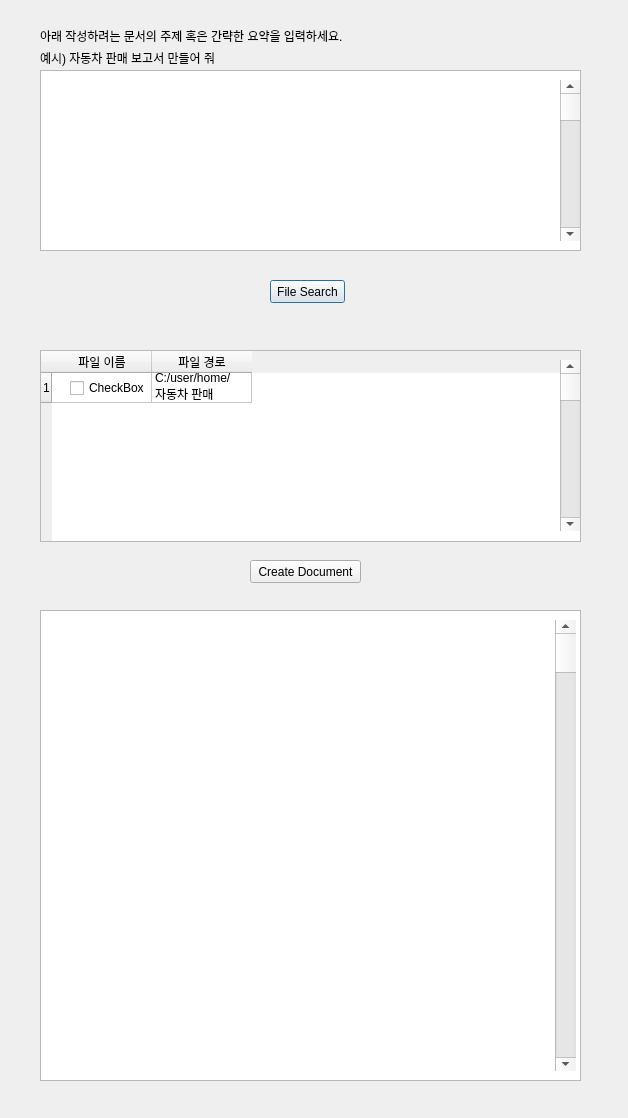
<?xml version="1.0" encoding="UTF-8"?>
<ui version="4.0">
 <class>Dialog</class>
 <widget class="QDialog" name="Dialog">
  <property name="geometry">
   <rect>
    <x>0</x>
    <y>0</y>
    <width>628</width>
    <height>1118</height>
   </rect>
  </property>
  <property name="windowTitle">
   <string>Dialog</string>
  </property>
  <widget class="QLabel" name="label">
   <property name="geometry">
    <rect>
     <x>40</x>
     <y>20</y>
     <width>471</width>
     <height>31</height>
    </rect>
   </property>
   <property name="text">
    <string>아래 작성하려는 문서의 주제 혹은 간략한 요약을 입력하세요.</string>
   </property>
  </widget>
  <widget class="QTextEdit" name="textEdit">
   <property name="geometry">
    <rect>
     <x>40</x>
     <y>70</y>
     <width>541</width>
     <height>181</height>
    </rect>
   </property>
  </widget>
  <widget class="QLabel" name="label_2">
   <property name="geometry">
    <rect>
     <x>40</x>
     <y>50</y>
     <width>401</width>
     <height>16</height>
    </rect>
   </property>
   <property name="text">
    <string>예시) 자동차 판매 보고서 만들어 줘</string>
   </property>
  </widget>
  <widget class="QPushButton" name="pushButton">
   <property name="geometry">
    <rect>
     <x>270</x>
     <y>280</y>
     <width>75</width>
     <height>23</height>
    </rect>
   </property>
   <property name="text">
    <string>File Search</string>
   </property>
  </widget>
  <widget class="QTextBrowser" name="textBrowser">
   <property name="geometry">
    <rect>
     <x>40</x>
     <y>610</y>
     <width>541</width>
     <height>471</height>
    </rect>
   </property>
  </widget>
  <widget class="QPushButton" name="pushButton_2">
   <property name="geometry">
    <rect>
     <x>250</x>
     <y>560</y>
     <width>111</width>
     <height>23</height>
    </rect>
   </property>
   <property name="text">
    <string>Create Document</string>
   </property>
  </widget>
  <widget class="QScrollBar" name="verticalScrollBar_3">
   <property name="geometry">
    <rect>
     <x>555</x>
     <y>620</y>
     <width>21</width>
     <height>451</height>
    </rect>
   </property>
   <property name="orientation">
    <enum>Qt::Vertical</enum>
   </property>
  </widget>
  <widget class="QTableWidget" name="tableWidget">
   <property name="geometry">
    <rect>
     <x>40</x>
     <y>350</y>
     <width>541</width>
     <height>192</height>
    </rect>
   </property>
   <row>
    <property name="text">
     <string>1</string>
    </property>
   </row>
   <column>
    <property name="text">
     <string>파일 이름</string>
    </property>
   </column>
   <column>
    <property name="text">
     <string>파일 경로</string>
    </property>
   </column>
   <item row="0" column="1">
    <property name="text">
     <string>C:/user/home/자동차 판매</string>
    </property>
   </item>
  </widget>
  <widget class="QCheckBox" name="checkBox">
   <property name="geometry">
    <rect>
     <x>70</x>
     <y>380</y>
     <width>81</width>
     <height>16</height>
    </rect>
   </property>
   <property name="text">
    <string>CheckBox</string>
   </property>
  </widget>
  <widget class="QScrollBar" name="verticalScrollBar">
   <property name="geometry">
    <rect>
     <x>560</x>
     <y>360</y>
     <width>20</width>
     <height>171</height>
    </rect>
   </property>
   <property name="orientation">
    <enum>Qt::Vertical</enum>
   </property>
  </widget>
  <widget class="QScrollBar" name="verticalScrollBar_2">
   <property name="geometry">
    <rect>
     <x>560</x>
     <y>80</y>
     <width>20</width>
     <height>161</height>
    </rect>
   </property>
   <property name="orientation">
    <enum>Qt::Vertical</enum>
   </property>
  </widget>
 </widget>
 <resources/>
 <connections/>
</ui>
